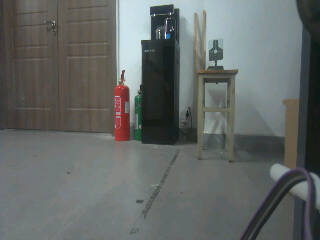
#> input picture k230/tools/laser_samples/wall_off_20261021_202001/raw/frame_0003.jpg, 320 x 240 px; its folder holds only this picture in this run
$ python eval_laser.py laser_samples/wall_off_20261021_202001/raw
#> lines starting #> are read from the running program, lines starting #| are printed output that depends on the picture; after the words box and inside, x2 and y2 are one past the last pixel; in counts of white or black regions, pixels touching at a corner belong together
### k230/board/laser_spot.py
# -*- coding: utf-8 -*-
"""
laser_spot.py —— K230 板端激光光斑检测（RGB565，纯板端，零 PC 依赖）
======================================================================

由 `yolo_pose.py`（USB 推流）和 `yolo_preview_ide.py`（CanMV IDE 预览）
共同 import，保证两处看到的是**同一份**检测结果。

真机判据（2026-10-21 现场实测校准）
------------------------------------
1. **白色种子**：光斑核心过曝成 1~6px 白点（LAB L 高、a/b 中性）。
   板端 `find_blobs(LAB_WHITE)` 只命中最核心的几个像素，
   **红色晕圈要另外用 `find_blobs(LAB_RED)` 找**（两路合并）。
2. **红色晕圈**：每个白点种子在 ±3px 内必须存在 max(R-G) >= min_warm。
   实测：真激光 warm 119~220；墙上白色插座/日光灯高光 warm 2~33。
3. **三通道饱和**：min(R,G,B) >= min_sat（真激光 237~253）。
4. **局部对比**：峰值亮度 - 外圈(24x24)中位数 >= min_contrast（自适应光照）。
   实测真激光 83~98（墙上）。
5. **形状**：面积/bbox/长宽比限制，剔除窗框、灯带。
6. **红色光晕**（2026-10-21 补）：白色种子 ±5px 内有 >= min_halo_warm 个红像素
   （R-G >= halo_warm_min）。消防栓/红色物品的小反光点是"孤立白点"，
   周围一圈**没有**红晕；真激光的晕圈连成片。
   实测：真激光 halo 30~60+，误检 0~14。

两段搜索（速度）
----------------
* 已锁定：上一帧附近 70px 小 ROI（`find_blobs` 是 C 实现，几 ms）；
* 丢失：140px → 以靶心为锚 240/320px → 全图；
* 白点先找，红点兜底（激光弱、没过曝时）。

注意：`get_pixel()` 是 Python 级调用（~6.7µs/px），绝不能用它扫全图；
全部用 `img.bytearray()`（零拷贝视图）+ 下标读字节，且只在很小的 bbox 内。

坐标：全部是**原图 640x480 坐标系**（img 必须是 chn1 RGB565 那一路）。
"""

import time

# ----------------------------------------------------------- 配置
# 会被 PC 端按正则替换，务必保持**单行** dict 字面量
CFG = {'enabled': 1, 'auto_calib': 1, 'calib_tries': 6, 'white_enable': 1, 'min_sat': 190, 'core_sat': 200, 'strict_sat': 190, 'core_ratio_pct': 6, 'core_min_px': 1, 'core_max_px': 40, 'min_warm': 60, 'abs_contrast': 35, 'rel_contrast': 0.30, 'dim_peak': 45, 'min_contrast': 55, 'min_fill': 0.30, 'strict_fill': 0.40, 'max_side': 48, 'min_area_big': 2, 'wide_enable': 0, 'wide_peak': 110, 'wide_warm': 40, 'wide_area': 60, 'wide_contrast': 60, 'dim_conf_scale': 0.40, 'dim_radius': 50, 'anchor_rad': 120, 'confirm_rad': 30, 'win_rad': 12, 'win_grow': 12, 'win_rad_max': 28, 'win_luma': 110, 'win_warm': 40, 'win_contrast': 40, 'win_red_warm': 120, 'win_red_luma': 50, 'win_warm_hot': 70, 'win_luma_low': 150, 'win_hot_luma': 245, 'win_hot_min': 220, 'win_dark_warm': 80, 'win_dark_luma': 55, 'win_far_warm': 40, 'win_far_luma': 80, 'slow_every': 1,  'subpix_rad': 5, 'search_rad': 70, 'roi_stride': 2, 'reacquire_rad': 140, 'conf_k': 120, 'budget_ms': 12, 'fixed_verify_every': 5, 'fixed_allow_reacquire': 0, 'fixed_reacquire_after': 4, 'fixed_reacquire_every': 1, 'fixed_reacquire_rad': 48, 'fixed_reacquire_stride': 2}

# 2026-10-22 稳定性修复（B+F+D）：
# * calib/上次确认位置是强先验：只在它附近验证/局部重捕，不做全画面搜索；
# * 复核/重捕命中必须连续多次落在同一位置 ±5px 才更新 fixed；
# * 预算截断不算失败；复核窗口最大 28px；
# * fixed 失败时不再拉回 calib（calib 只读锚点）；
# * 局部环背景相对特征打分（top-K），不再用多套绝对 luma 通道 OR。
CFG.update({
    'fixed_confirm_hits': 3, 'fixed_confirm_rad': 5,
    'reacq_confirm_hits': 2, 'reacq_confirm_rad': 6,
    'auto_confirm_hits': 3, 'recalib_after': 20,
    'cached_conf_max': 0.55,
    'calib_warn_px': 80,
    # D：候选打分（局部环背景 + 相对色度/亮度 + 紧凑度）
    'win_topk': 3, 'win_sep': 12, 'win_merge_dist': 12,
    'win_pre_warm': 12,
    'win_norm_dw': 25, 'win_norm_dl': 12,
    'win_relax_dw': 30, 'win_relax_dl': 8,
    'hot_luma': 240, 'hot_min': 220,
    'win_w_dw': 1.0, 'win_w_dl': 1.5,
    'win_w_hot': 60.0, 'win_w_comp': 30.0,
})

VERSION = "2026-10-22.6"
API_VERSION = 2


def _cfg_hash(c):
    """稳定配置指纹（不依赖 dict 顺序）。"""
    h = 2166136261
    for k in sorted(c):
        s = "%s=%s;" % (k, c[k])
        for ch in s:
            h = ((h ^ ord(ch)) * 16777619) & 0xFFFFFFFF
    return h


CFG_HASH = _cfg_hash(CFG)


# [29 lines left out: function file_md5, not called in this run]

# 亮白阈值（板端 LAB：L 0~100）。光斑核心 L 接近 100。
LAB_WHITE = [(82, 100, -30, 30, -30, 30)]
# 红点兜底 / 红晕：激光功率弱、核心没过曝时，以及给白点找红晕。
# L 下限 40（实测 L=20~30 时会命中消防栓/绿瓶的暗红晕，造成大量候选）。
LAB_RED = [(40, 100, 35, 127, -128, 127)]
# 宽亮阈值：原本想让"远处不过曝的小光斑"也能被 find_blobs 捞到。
# **实测不可用**：它会把墙上大片亮区连成一个 110x128 的大 blob
# （merge=True 合并相邻亮区），激光白核被吞进去后因 max_side 被整体丢弃，
# 反而造成"有锚点时必漏"。代码保留但默认关闭（wide_enable=0）。
LAB_WIDE = [(70, 100, -80, 80, -60, 60)]


# ----------------------------------------------------------- 像素
# [6 lines left out: function _rgb565, not called in this run]


def _luma(r, g, b):
    return (r * 77 + g * 150 + b * 29) >> 8


# [50 lines left out: functions _dist, _roi, _overlap, _now_ms, _diff_ms, not called in this run]


# ----------------------------------------------------------- 单次检测
class LaserSpot:
    """有状态的光斑检测器：记住上一帧位置，下一帧先在小 ROI 里找。"""

    # [1003 lines left out: functions __init__, set_fixed, reset, _scan, _contrast_ok, _core_pixels and 10 more, not called in this run]

### k230/tools/eval_laser.py
#!/usr/bin/env python3
# -*- coding: utf-8 -*-
"""
评测激光光斑识别效果：跑板端同源判据（numpy 复刻 board/laser_spot.py），
对采集到的原始帧给出检出率、坐标误差、误报率、性���耗时。

用法：
    python3 tools/eval_laser.py tools/laser_samples/wall_on_xxx
    python3 tools/eval_laser.py tools/laser_samples/* --report report.json

有标注（annotation.json，人工标记光斑真值 x,y）时计算误差；
无标注时只统计检出率和稳定性（连续帧坐标抖动）。
"""
from __future__ import annotations

import argparse
import json
import sys
from pathlib import Path

import numpy as np

try:
    import cv2
except ImportError:
    sys.exit("需要 opencv-python")

ROOT = Path(__file__).resolve().parent.parent
sys.path.insert(0, str(ROOT / "board"))
import laser_spot as LS  # noqa: E402  板端同源参数

CFG = dict(LS.CFG)
# LAB / 判据与板端保持一致的近似：LAB_WHITE L>=82 -> luma>=209
WHITE_LUMA_MIN = 209
RED_MIN_R = 160  # 兼容旧配置名


# [37 lines left out: function scan, not called in this run]


def scan_combined(img):
    """numpy 复刻板端 laser_spot.LaserSpot._scan：红区先验 + 白点种子 + 红点兜底。"""
    b, g, r = cv2.split(img.astype(np.int16))
    luma = ((r.astype(np.int32)*77 + g.astype(np.int32)*150 + b.astype(np.int32)*29) >> 8).astype(np.int16)
    warm = r - g
    mn = np.minimum(np.minimum(r, g), b)
    H, W = img.shape[:2]
    # --- 0) 红区先验（LAB_RED 近似）
    # 实测板端 LAB_RED 会漏掉激光较亮的红晕，但能稳定命中的是"较红的像素"；
    # 这里用 warm>=60 作为红区种子（真激光 warm 160~224；
    # 红壳/红缆 warm 80~130 但仍会因无白核被拒）。
    mr = ((warm >= 35) & (luma >= 40)).astype(np.uint8)
    n2, _, st2, _ = cv2.connectedComponentsWithStats(mr, 8)
    zones = []
    small_red = []
    for i in range(1, n2):
        x, y, w, h, a = st2[i]
        if a < 2 or w <= 0 or h <= 0 or w > CFG['max_side'] or h > CFG['max_side']:
            continue
        if a > CFG['max_zone_area']:
            continue
        zw = warm[y:y+h, x:x+w]
        if zw.max() < CFG['min_warm']:
            continue
        # 红区必须含三通道全饱和的白核
        if mn[y:y+h, x:x+w].max() < CFG['min_sat']:
            continue
        if a <= 4 and w <= 4 and h <= 4:
            small_red.append((x, y, w, h))
            continue
        fill = a / float(max(1, w*h))
        if fill < CFG['min_fill']:
            continue
        if max(w, h) > min(w, h) * CFG['max_zone_aspect']:
            continue
        zones.append((x, y, w, h))
        if len(zones) >= CFG['max_zones']:
            break
    out = []

    # [4 lines left out: function _redc, not called in this run]

    base_luma = int(np.median(luma[8::16, 8::16]))
    # --- 1) 白点种子必须落在红区内
    mw = (luma >= WHITE_LUMA_MIN).astype(np.uint8)
    n, _, st, ce = cv2.connectedComponentsWithStats(mw, 8)
    whites = []
    for i in range(1, n):
        x, y, w, h, a = st[i]
        if w <= 0 or h <= 0 or w > CFG['max_side'] or h > CFG['max_side']:
            continue
        whites.append((x, y, w, h))
        inside = any(not (x > zx+zw or zx > x+w or y > zy+zh or zy > y+h) for (zx, zy, zw, zh) in zones)
        if not inside:
            continue
        peak = int(luma[y:y+h, x:x+w].max())
        max_warm = int(warm[y:y+h, x:x+w].max())
        max_min = int(mn[y:y+h, x:x+w].max())
        if max_min < CFG['min_sat'] or max_warm >= CFG['min_warm']:
            continue
        if peak < CFG['min_contrast'] + 30 or peak < base_luma + CFG['abs_contrast']:
            continue
        out.append(_mk(img, luma, ce[i][0], ce[i][1], w, h, peak, max_warm, max_min, (x, y, w, h), 'white', 1))
    # --- 2) 红点兜底
    for i in range(1, n2):
        x, y, w, h, a = st2[i]
        if a < CFG['min_area'] or a > CFG['max_area']:
            continue
        if w <= 0 or h <= 0 or w > CFG['max_side'] or h > CFG['max_side']:
            continue
        big, sml = max(w, h), max(1, min(w, h))
        if big > sml * CFG['max_aspect']:
            continue
        if any(not (x > wx+ww or wx > x+w or y > wy+wh or wy > y+h) for (wx, wy, ww, wh) in whites):
            continue
        if not any(not (x > zx+zw or zx > x+w or y > zy+zh or zy > y+h) for (zx, zy, zw, zh) in zones):
            continue
        peak = int(luma[y:y+h, x:x+w].max())
        max_warm = int(warm[y:y+h, x:x+w].max())
        max_min = int(mn[y:y+h, x:x+w].max())
        if max_warm < CFG['red_min_warm'] or peak < CFG['min_contrast'] + 30:
            continue
        if peak < base_luma + CFG['abs_contrast']:
            continue
        if max_min < CFG['red_min_sat']:
            continue

        out.append(_mk(img, luma, x+w/2, y+h/2, w, h, peak, max_warm, max_min, (x, y, w, h), 'red', 0))
    # --- 3) 无白核光斑：红区/小红光点本身够亮，且没有被白点覆盖
    for (zx, zy, zw, zh) in zones + small_red:
        if any(not (zx > wx+ww or wx > zx+zw or zy > wy+wh or wy > zy+zh) for (wx, wy, ww, wh) in whites):
            continue
        a_ = int((mr[zy:zy+zh, zx:zx+zw] > 0).sum())
        if a_ < CFG['min_area'] or a_ > CFG['max_core_area']:
            continue
        big, sml = max(zw, zh), max(1, min(zw, zh))
        if big > sml * CFG['max_aspect']:
            continue
        peak = int(luma[zy:zy+zh, zx:zx+zw].max())
        max_warm = int(warm[zy:zy+zh, zx:zx+zw].max())
        max_min = int(mn[zy:zy+zh, zx:zx+zw].max())
        if max_warm < CFG['red_min_warm'] or peak < base_luma + CFG['abs_contrast']:
            continue
        out.append(_mk(img, luma, zx + zw/2, zy + zh/2, zw, zh, peak, max_warm, max_min, (zx, zy, zw, zh), 'redcore', 1))
    out.sort(key=lambda c: -(c['contrast'] + 0.7 * c['warm'] + 0.12 * c['sat'] + (1.5 * c['halo'] if c['mode'] in ('white', 'redcore') else 0)))
    # 形态校验只作用于最终候选（与板端 locate 一致）
    keep = []
    for c in out:
        bx0, by0, bw, bh = c['bbox']
        body, frac = _body(mn, luma, bx0, by0, bw, bh)
        need = CFG['red_sat_frac'] if c['mode'] == 'red' else CFG['min_sat_frac']
        if body > CFG['max_body'] or frac < need:
            continue
        c['body'] = body
        c['satfrac'] = frac
        keep.append(c)
    return keep


# [26 lines left out: functions _body, _mk, not called in this run]


def detect(img):
    got = scan_combined(img)
    if got:
        return got[0], got[0]['mode']
    return None, None


def eval_dir(d: Path) -> dict:
    ann_path = d / "annotation.json"
    ann = {}
    if ann_path.exists():
        raw = json.loads(ann_path.read_text(encoding="utf-8"))
        for k, v in raw.items():
            ann[k] = v  # {"file": "raw/frame_0001.jpg", "x": 335, "y": 280, "has": true}
    files = sorted((d / "raw").glob("frame_*.jpg"))
    rows = []
    for f in files:
        img = cv2.imread(str(f))
        if img is None:
            continue
        h, w = img.shape[:2]
        c, mode = detect(img)
        rows.append({"file": str(f.relative_to(d)),
                     "w": w, "h": h,
                     "found": c is not None,
                     "x": None if c is None else round(c["x"] * 640.0 / w, 2),
                     "y": None if c is None else round(c["y"] * 480.0 / h, 2),
                     "contrast": None if c is None else round(c["contrast"], 1),
                     "mode": mode})
    n = len(rows)
    hit = sum(1 for r in rows if r["found"])
    res = {"dir": str(d), "frames": n, "hits": hit,
           "hit_rate": round(100.0 * hit / max(1, n), 2)}
    xs = [r["x"] for r in rows if r["found"]]
    ys = [r["y"] for r in rows if r["found"]]
    if xs:
        # 主簇（模态）：激光场景是"同一位置",静态物体误检会被分到别的簇
        pts = np.array(list(zip(xs, ys)))
        best_cluster = [0] * len(pts)
        for i in range(len(pts)):
            d = np.hypot(pts[:, 0] - pts[i, 0], pts[:, 1] - pts[i, 1])
            cl = list(np.where(d <= 24)[0])
            if len(cl) > len(best_cluster):
                best_cluster = cl
        cx_ = pts[best_cluster, 0]
        cy_ = pts[best_cluster, 1]
        res.update({"x_mean": round(float(cx_.mean()), 2),
                    "y_mean": round(float(cy_.mean()), 2),
                    "x_std": round(float(cx_.std()), 2),
                    "y_std": round(float(cy_.std()), 2),
                    "cluster_n": len(best_cluster),
                    "cluster_ratio": round(100.0 * len(best_cluster) / len(pts), 1),
                    "off_cluster": len(pts) - len(best_cluster)})
    # 有标注：误差
    if ann:
        errs = []
        fp = 0
        fn = 0
        for k in sorted(ann):
            a = ann[k]
            m = [r for r in rows if r["file"] == a["file"]]
            if not m:
                continue
            r = m[0]
            if a.get("has", True):
                if r["found"]:
                    errs.append(float(np.hypot(r["x"] - a["x"], r["y"] - a["y"])))
                else:
                    fn += 1
            elif r["found"]:
                fp += 1
        if errs:
            errs = np.array(errs)
            res.update({"labeled": len(errs) + fn + fp,
                        "err_mean": round(float(errs.mean()), 2),
                        "err_p95": round(float(np.percentile(errs, 95)), 2),
                        "err_max": round(float(errs.max()), 2),
                        "fn": fn, "fp": fp})
    return res


def main() -> int:
    ap = argparse.ArgumentParser()
    ap.add_argument("dirs", nargs="+")
    ap.add_argument("--report", default=None)
    args = ap.parse_args()
    all_res = [eval_dir(Path(d)) for d in args.dirs]
#> in eval_dir, img is the input picture: shape (240, 320, 3); mean B, G, R 102.3, 104.4, 99.8
#> in scan_combined, `b, g, r = cv2.split(img.astype(np.int16))`:
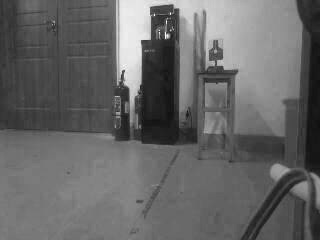
#> b: shape (240, 320) int16; min 15, max 255, mean 102.3
#> in scan_combined, `b, g, r = cv2.split(img.astype(np.int16))`:
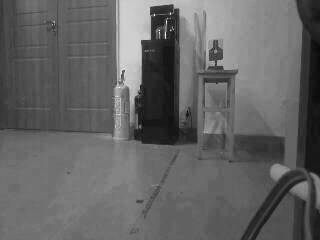
#> r: shape (240, 320) int16; min 8, max 251, mean 99.8
#> in scan_combined, `warm = r - g`:
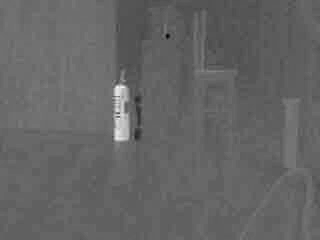
#> warm: shape (240, 320) int16; min -98, max 137, mean -4.6; drawn with min black and max white
#> in scan_combined, `mn = np.minimum(np.minimum(r, g), b)`:
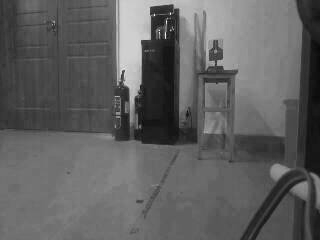
#> mn: shape (240, 320) int16; min 8, max 251, mean 95.9
#> in scan_combined, `mr = ((warm >= 35) & (luma >= 40)).astype(np.uint8)`:
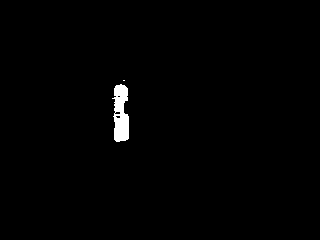
#> mr: shape (240, 320); values 0 (black) and 1 (white), 0.94% white; 2 white regions (1 under 20 px), largest, box (x1, y1, x2, y2) and area: (112, 84, 129, 142) 719
#> in scan_combined, `n2, _, st2, _ = cv2.connectedComponentsWithStats(mr, 8)`: n2 = 3; st2 = [[0, 0, 320, 240, 76079], [123, 80, 2, 1, 2], [112, 84, 17, 58, 719]]
#> the loop in scan_combined, `for i in range(1, n2):` made 1 pass
#> after the loop in scan_combined, `for i in range(1, n2):`: small_red = []
    for r in all_res:
        print(json.dumps(r, ensure_ascii=False))
    if args.report:
        Path(args.report).write_text(
            json.dumps(all_res, ensure_ascii=False, indent=2), encoding="utf-8")
    return 0


if __name__ == "__main__":
#> (the run stopped early here; a loop or call above may not have finished)
